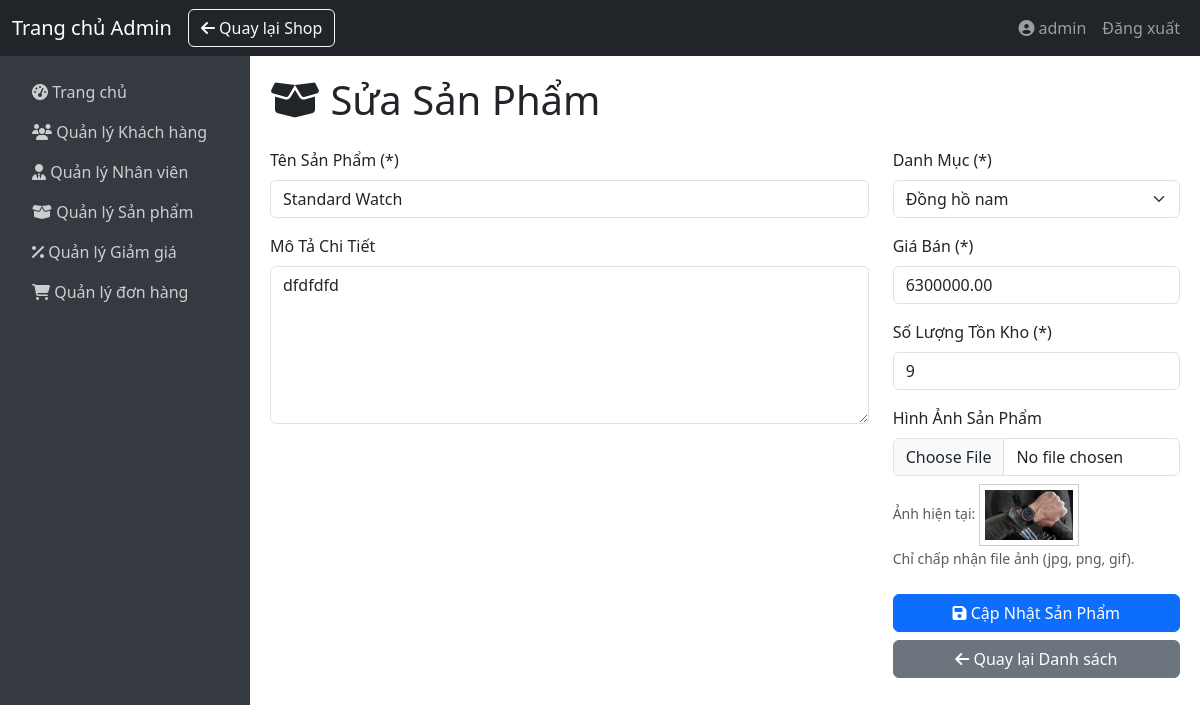
/index.php?action=admin/editProduct&id=31 (signed in), run on an earlier commit of the app's database.
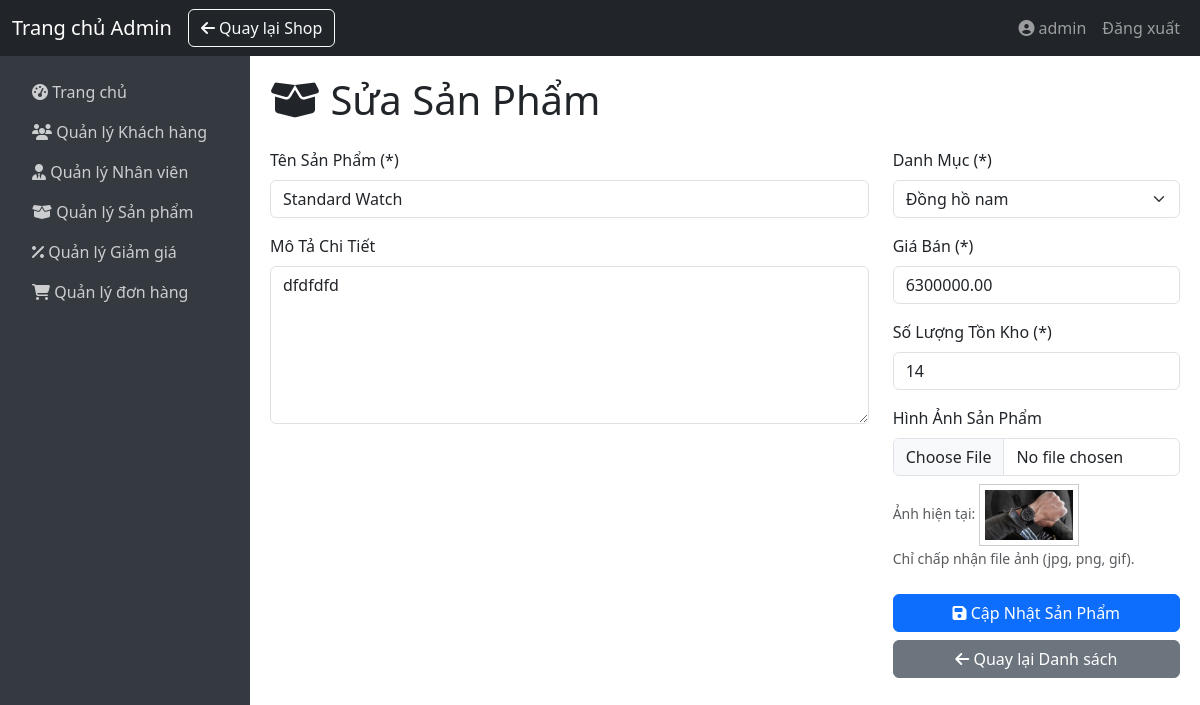
And on a later commit of the database.
### tables this page shows
CREATE TABLE `products` (
  `id` int(11) NOT NULL,
  `name` varchar(255) NOT NULL,
  `description` text DEFAULT NULL,
  `image` varchar(255) DEFAULT NULL,
  `price` decimal(10,2) DEFAULT 0.00,
  `stock` int(11) NOT NULL,
  `category_id` int(11) NOT NULL,
  `created_at` timestamp NOT NULL DEFAULT current_timestamp(),
  `updated_at` timestamp NOT NULL DEFAULT current_timestamp() ON UPDATE current_timestamp()
);

CREATE TABLE `categories` (
  `id` int(11) NOT NULL,
  `name` varchar(255) NOT NULL,
  `description` text DEFAULT NULL,
  `created_at` timestamp NOT NULL DEFAULT current_timestamp(),
  `updated_at` timestamp NOT NULL DEFAULT current_timestamp() ON UPDATE current_timestamp()
);

### controller/admin/ProductAdminController.php (called while the page is built, shortened)
<?php
class ProductAdminController {
    private $productModel;
    private $categoryModel;
    public function __construct($productModel, $categoryModel, $userModel = null) {
        $this->productModel = $productModel;
        $this->categoryModel = $categoryModel;
    }
    public function editProduct(): void {
        $id = (int)($_GET['id'] ?? 0);
        $product = $this->productModel->getProductById($id);
        $categories = $this->categoryModel->getAllCategories();
        $actionUrl = 'admin/updateProduct';
        include __DIR__ . "/../../view/admin/productForm.php";
    }
}

### model/Product.php (called while the page is built, shortened)
<?php
class Product {
    private $pdo;
    public function __construct($pdo) {
        $this->pdo = $pdo;
    }
    public function getProductById(int $id): ?array {
        $stmt = $this->pdo->prepare("SELECT * FROM products WHERE id = :id");
        $stmt->execute(['id' => $id]);
        $product = $stmt->fetch(PDO::FETCH_ASSOC);
        return $product ?: null;
    }
}

### model/Category.php (called while the page is built, shortened)
<?php
class Category {
    private $pdo;
    public function __construct($pdo) {
        $this->pdo = $pdo;
    }
    public function getAllCategories(): array {
        $stmt = $this->pdo->prepare("SELECT * FROM categories");
        $stmt->execute();
        return $stmt->fetchAll(PDO::FETCH_ASSOC);
    }
}

### view/admin/productForm.php (the view, shortened to what the changed rows need)
<?php
include __DIR__ . "/components/header.php";
include __DIR__ . "/components/navbar.php";
include __DIR__ . "/components/sidebar.php";
$isEdit = $product !== null;
function getProductValue($product, $key, $default = '') {
    return htmlspecialchars($product[$key] ?? $default);
}
?>
<div class="main-content">
    <h1 class="mb-4 text-dark">
        <i class="fa-solid fa-box-open"></i>
        <?php echo $isEdit ? "Sửa Sản Phẩm" : "Thêm Sản Phẩm"; ?>
    </h1>
    <form action="index.php?action=<?php echo $actionUrl; ?>" method="POST" enctype="multipart/form-data">
        <div class="row">
            <div class="col-md-8">
                <div class="mb-3">
                    <label for="name" class="form-label">Tên Sản Phẩm (*)</label>
                    <input type="text" class="form-control" id="name" name="name" required
                            value="<?php echo getProductValue($product, 'name'); ?>">
                </div>
                <div class="mb-3">
                    <label for="description" class="form-label">Mô Tả Chi Tiết</label>
                    <textarea class="form-control" id="description" name="description" rows="6"><?php echo getProductValue($product, 'description'); ?></textarea>
                </div>
            </div>
            <div class="col-md-4">
                <div class="mb-3">
                    <label for="category_id" class="form-label">Danh Mục (*)</label>
                    <select class="form-select" id="category_id" name="category_id" required>
                        <?php
                        $selectedCategoryId = $isEdit ? $product['category_id'] : null;
                        foreach ($categories as $category): ?>
                            <option value="<?php echo htmlspecialchars($category['id']); ?>"
                                <?php echo ($selectedCategoryId == $category['id']) ? 'selected' : ''; ?>>
                                <?php echo htmlspecialchars($category['name']); ?>
                            </option>
                        <?php endforeach; ?>
                    </select>
                </div>
                <div class="mb-3">
                    <label for="price" class="form-label">Giá Bán (*)</label>
                    <input type="number" class="form-control" id="price" name="price" required min="0" step="1000"
                            value="<?php echo getProductValue($product, 'price', 0); ?>">
                </div>
                <div class="mb-3">
                    <label for="stock" class="form-label">Số Lượng Tồn Kho (*)</label>
                    <input type="number" class="form-control" id="stock" name="stock" required min="0"
                            value="<?php echo getProductValue($product, 'stock', 0); ?>">
                </div>
                <div class="mb-3">
                    <label for="image" class="form-label">Hình Ảnh Sản Phẩm</label>
                    <input type="file" class="form-control" id="image" name="image_file"
                         accept="image/*"> <?php if ($isEdit && $product['image']): ?>
                        <small class="form-text text-muted d-block mt-2">
                            Ảnh hiện tại:
                            <img src="<?php echo getProductValue($product, 'image'); ?>" alt="Ảnh sản phẩm" style="width: 100px; height: auto; border: 1px solid #ccc; padding: 5px;">
                        </small>
                    <?php endif; ?>
                    <small class="form-text text-muted">Chỉ chấp nhận file ảnh (jpg, png, gif).</small>
                </div>
                <div class="d-grid gap-2 mt-4">
                    <button type="submit" class="btn btn-primary">
                        <i class="fa-solid fa-save"></i> <?php echo $isEdit ? "Cập Nhật Sản Phẩm" : "Thêm Sản Phẩm"; ?>
                    </button>
                    <a href="index.php?action=admin/products" class="btn btn-secondary">
                        <i class="fa-solid fa-arrow-left"></i> Quay lại Danh sách
                    </a>
                </div>
            </div>
        </div>
    </form>
</div>

What changed in the data, as far as the page shows it:
changed products "Standard Watch": stock "9" → "14"
